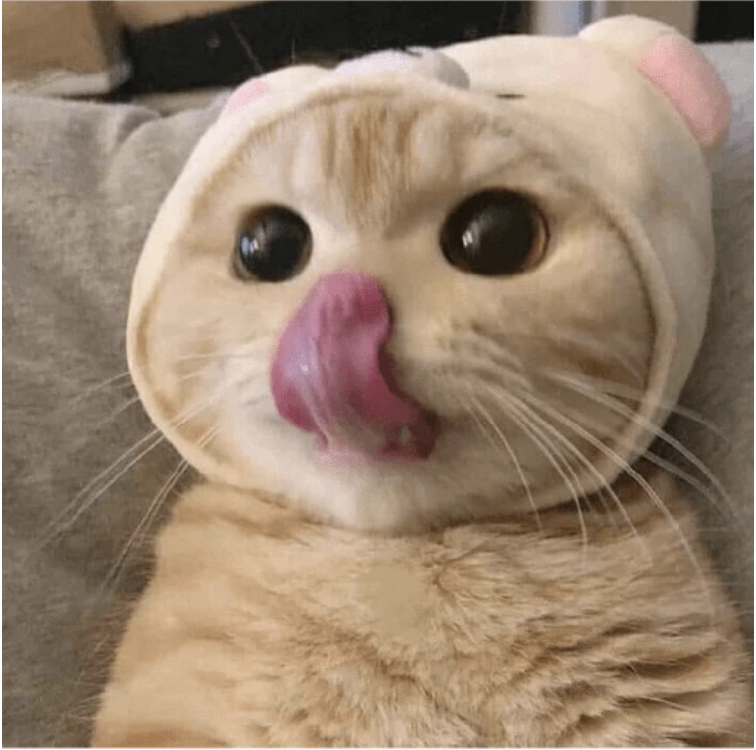
#> input picture Image Manipulation/Arithmetic Operations/sample.png, 756 x 750 px, found by its file name
$ jupyter execute --allow-errors Threshold.ipynb
#> lines starting #> are read from the running program, lines starting #| are printed output that depends on the picture; after the words box and inside, x2 and y2 are one past the last pixel; in counts of white or black regions, pixels touching at a corner belong together
[cell 1]
import cv2
import numpy as np

# Thresholding / Binarization

[cell 2]
image = cv2.imread('sample.png',0)
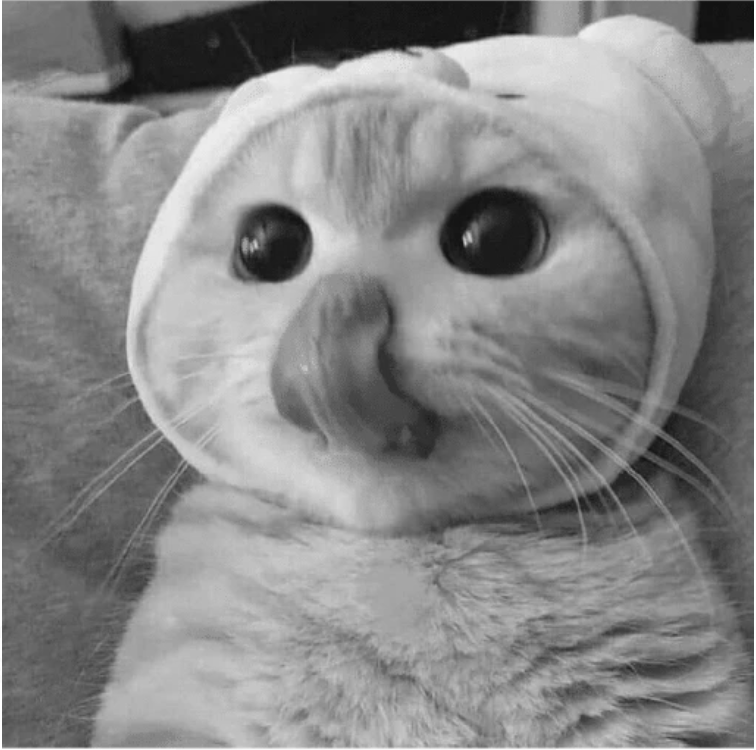
#> image: shape (750, 756); min 14, max 255, mean 135
cv2.imshow('Original Image',image)

ret,thresh1 = cv2.threshold(image, 127, 255, cv2.THRESH_BINARY)
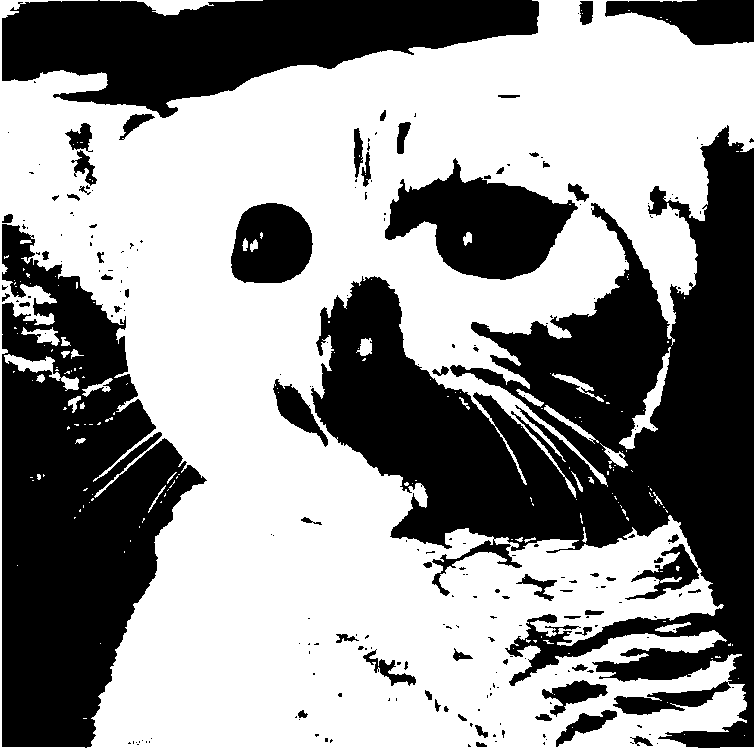
#> thresh1: shape (750, 756); 57.6% white; 232 black regions (169 under 20 px), largest, box (x1, y1, x2, y2) and area: (311, 125, 754, 748) 111768, (2, 224, 207, 748) 60666, (2, 0, 539, 118) 36907
cv2.imshow('Binary Thresh', thresh1)


ret,thresh2 = cv2.threshold(image, 127, 255, cv2.THRESH_BINARY_INV)
cv2.imshow('Binary Thresh Inverse', thresh2)


ret,thresh3 = cv2.threshold(image, 127, 255, cv2.THRESH_TRUNC)
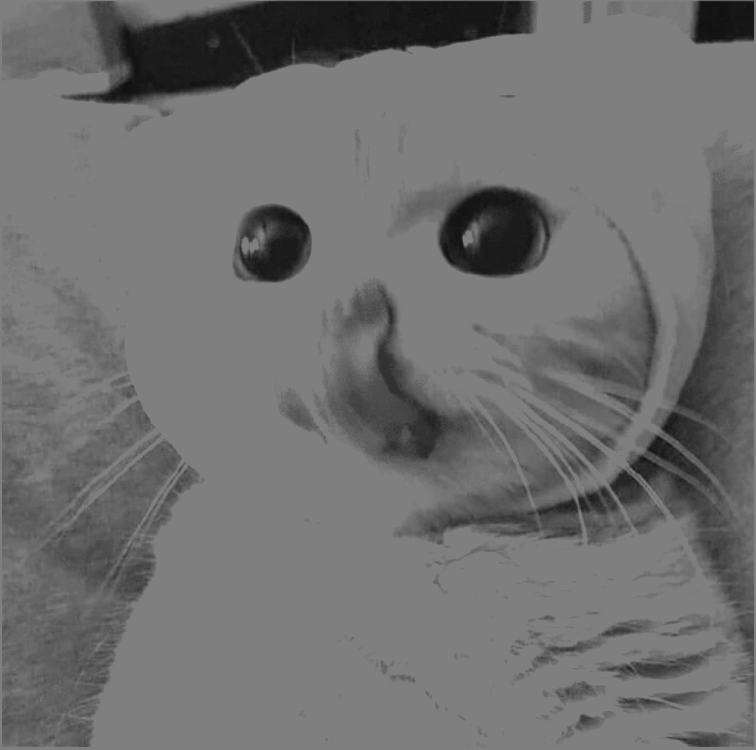
#> thresh3: shape (750, 756); min 14, max 127, mean 111
cv2.imshow('Thresh Trunc', thresh3)


ret,thresh4 = cv2.threshold(image, 127, 255, cv2.THRESH_TOZERO)
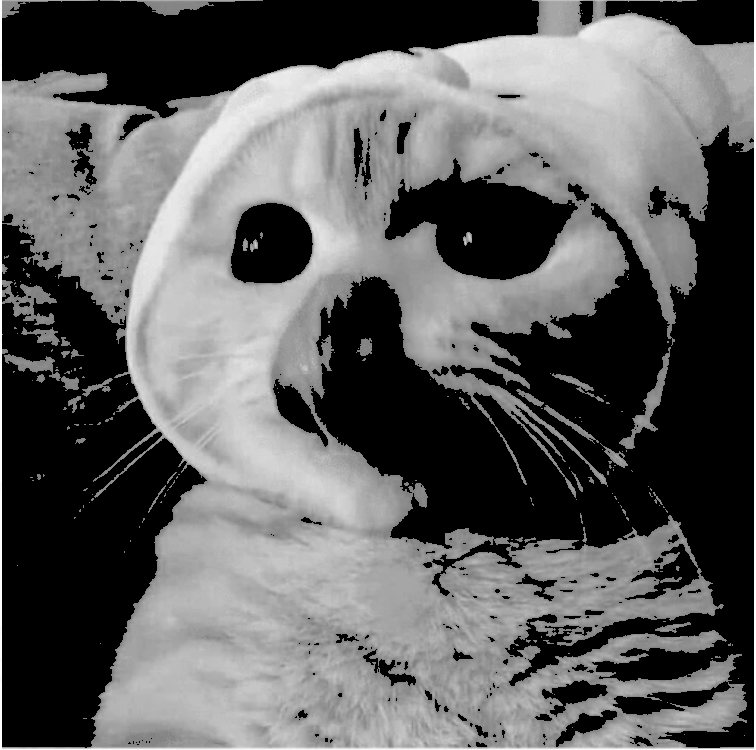
#> thresh4: shape (750, 756); min 0, max 255, mean 97.1
cv2.imshow('THRESH TOZERO', thresh4)


ret,thresh5 = cv2.threshold(image, 127, 255, cv2.THRESH_TOZERO_INV)
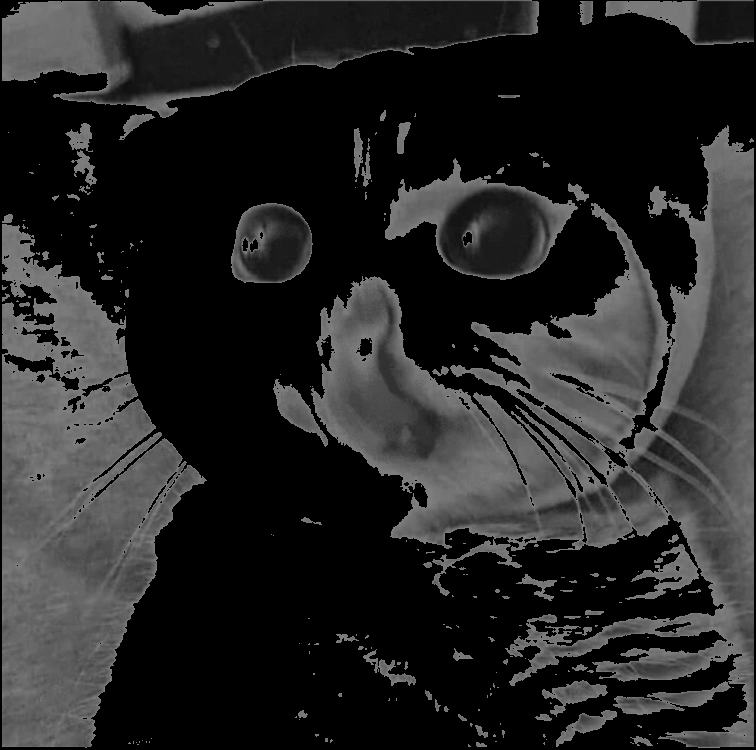
#> thresh5: shape (750, 756); min 0, max 127, mean 37.9
cv2.imshow('THRESH TOZERO INVERSE', thresh5)

cv2.waitKey(0)

cv2.destroyAllWindows()
